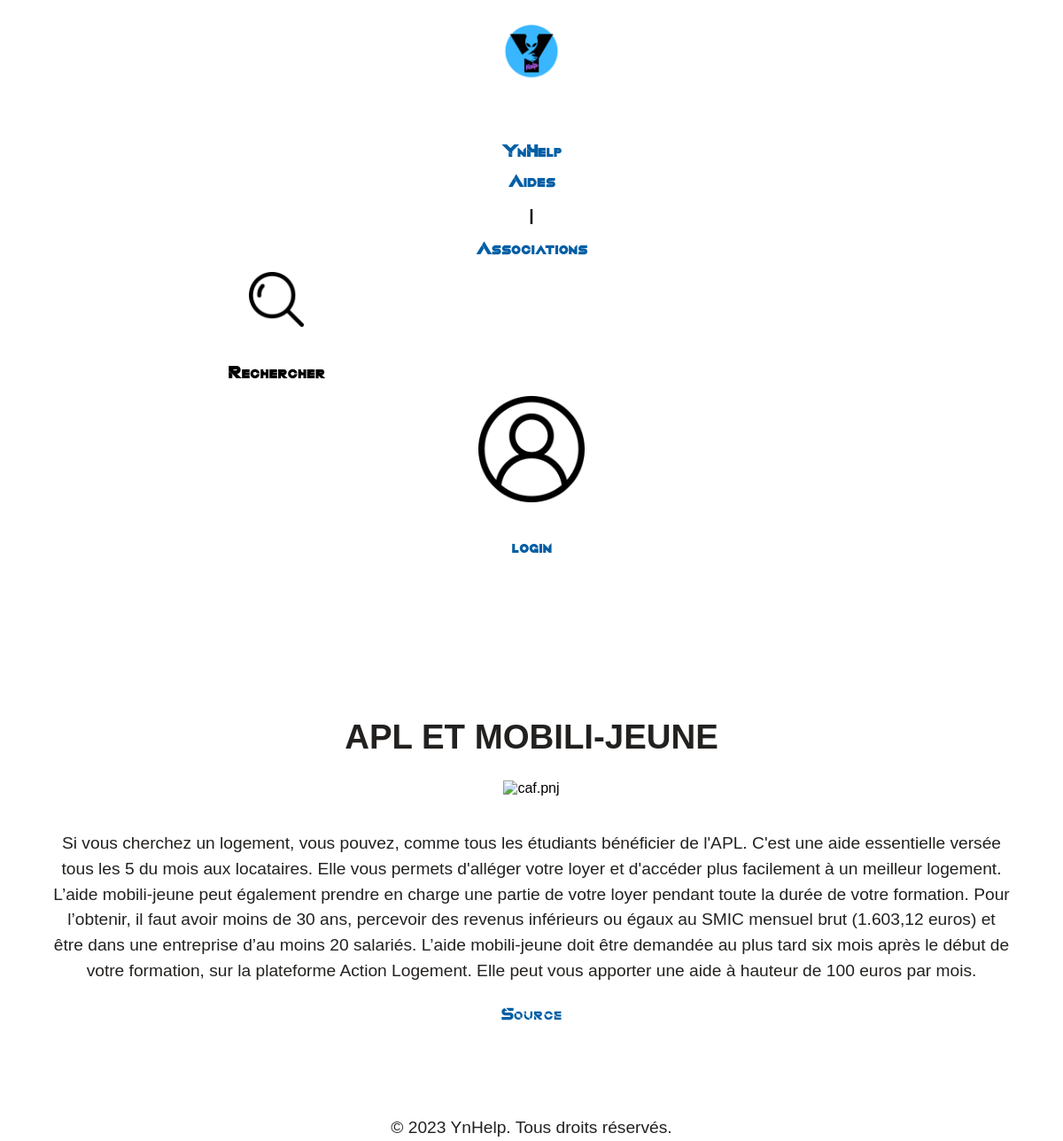
Screenshot of /YnHelp/aids/1 with the database file from the repository.
### tables this page shows
CREATE TABLE `article` (
  `art_id` int(11) NOT NULL,
  `titre` text NOT NULL,
  `resume` text NOT NULL,
  `description` text NOT NULL,
  `id_organization_type` int(11) NOT NULL,
  `source` text NOT NULL,
  `picture_name` text DEFAULT NULL
);

### Controllers/ArticleController.php (called while the page is built, shortened)
<?php
require_once __DIR__ . "/../Models/Database.php";
require_once __DIR__ . "/../Models/Article.php";
require_once __DIR__ . "/../Models/OrganizationType.php";
class ArticleController
{
    private PDO $connexion;
    public function __construct()
    {
        $db = new Database();
        $this->connexion = $db->getConnection();
    }
    public function getArticleById(int $id)
    {
        $request = $this->connexion->prepare(
            'SELECT *
                    FROM article INNER JOIN organization_type ON article.id_organization_type = organization_type.org_id
                    WHERE article.art_id = :id
                    LIMIT 1');
        $request->bindParam(":id", $id);
        $request->execute();
        $result = $request->fetch(PDO::FETCH_ASSOC);
        return $this->convertArrayInArticle($result);
    }
    private function convertArrayInArticle(array $array): Article
    {
        $article = new Article();
        $article->setId($array["art_id"])
            ->setTitle($array["titre"])
            ->setResume($array["resume"])
            ->setDescription($array["description"])
            ->setOrganizationType($this->convertArrayInOrganizationType($array))
            ->setPictureName($array["picture_name"])
            ->setSource($array["source"]);
        return $article;
    }
    private function convertArrayInOrganizationType(array $array): OrganizationType
    {
        $organizationType = new OrganizationType();
        $organizationType->setId($array["id_organization_type"])
            ->setLabel($array["label"]);
        return $organizationType;
    }
}

### Models/Database.php (called while the page is built, shortened)
<?php
class Database {
    private $host = "localhost";
    private $db_name = "ynhelp";
    private $username = "root";
    private $password = "";
    public function getConnection() {
        $this->conn = null;
        try {
            $this->conn = new PDO("mysql:host=" . $this->host . ";dbname=" . $this->db_name, $this->username, $this->password);
            $this->conn->setAttribute(PDO::ATTR_ERRMODE, PDO::ERRMODE_EXCEPTION);
        } catch(PDOException $exception) {
            echo "Erreur de connexion : " . $exception->getMessage();
        }
        return $this->conn;
    }
}

### Models/Article.php (called while the page is built, shortened)
<?php
class Article
{
    private string $title;
    private string $description;
    private string $pictureName;
    private string $source;
    public function setId(int $id): Article
    {
        return $this;
    }
    public function setResume(string $resume): Article
    {
        return $this;
    }
    public function getTitle(): string
    {
        return $this->title;
    }
    public function setTitle(string $title): Article
    {
        $this->title = $title;
        return $this;
    }
    public function getDescription(): string
    {
        return $this->description;
    }
    public function setDescription(string $description): Article
    {
        $this->description = $description;
        return $this;
    }
    public function setOrganizationType(OrganizationType $organization_type): Article
    {
        return $this;
    }
    public function getPictureName(): string
    {
        return $this->pictureName;
    }
    public function setPictureName($pictureName): Article
    {
        $pictureName = is_null($pictureName) ? "" : $pictureName;
        $this->pictureName = $pictureName;
        return $this;
    }
    public function getSource(): string
    {
        return $this->source;
    }
    public function setSource(string $source): Article
    {
        $this->source = $source;
        return $this;
    }
}

### Models/OrganizationType.php (called while the page is built, shortened)
<?php
class OrganizationType {
    public function setId(int $id): OrganizationType
    {
        return $this;
    }
    public function setLabel(string $label): OrganizationType
    {
        return $this;
    }
}

### public/views/description.php (the view, shortened to what this page needs)
<!DOCTYPE html>
<html lang="fr">
<head>
    <link rel="stylesheet" href="../public/css/descriptionaids.css"/>
    <link rel="stylesheet" href="./public/css/home.css"/>
</head>
<body>
<?php require './public/templates/header.php'; ?>
<div class="article">
    <h1>
        <p><?= $aid->getTitle(); ?></p>
    </h1>
    <img src="<?= '../public/assets/' . $aid->getPictureName() ?>" alt="caf.pnj"/>
    <p><?= $aid->getDescription(); ?></p>
    <p><a href="<?= $aid->getSource(); ?>" target="_blank">Source</a></p>
</div>
</body>
</html>

### public/css/descriptionaids.css (style rules this page uses)
body { font-family: Arial, sans-serif; margin: 0; padding: 0; text-align: center; background-repeat: no-repeat; height: 100vh; }
.article { margin-top: 10vh; padding: 5vw; }
h1 { font-size: 2.5em; margin-bottom: 10px; }
p { font-size: 1.2em; line-height: 1.5; margin-bottom: 20px; color: rgb(35, 33, 31); }
img { max-width: 10%; height: auto; margin-bottom: 20px; width: 20% }
a { color: #005ea5; text-decoration: none; }

### public/css/home.css (style rules this page uses)
* { border: 0; padding: 0; font-family: sans-serif; }
html { height: 100%; width: 100%; }
body { text-align: center; }
h1 { margin: 10px; font-size: 2em; color: #ffffff; }
h1, h3, a { font-family: "quantum", sans-serif; }

### rows the page displays
article: titre "APL ET MOBILI-JEUNE", description "Si vous cherchez un logement, vous pouvez, comme tous les étudiants bénéficier de l'APL. C'est une aide essentielle versée tous les 5 du mois aux locataires. Elle vous permets d'alléger votre loyer et d'accéder plus facilement à un meilleur logement. L’aide mobili-jeune peut également prendre en charge une partie de votre loyer pendant toute la durée de votre formation. Pour l’obtenir, il faut avoir moins de 30 ans, percevoir des revenus inférieurs ou égaux au SMIC mensuel brut (1.603,12 euros) et être dans une entreprise d’au moins 20 salariés. L’aide mobili-jeune doit être demandée au plus tard six mois après le début de votre formation, sur la plateforme Action Logement. Elle peut vous…"

### other values shown
$username "login"
